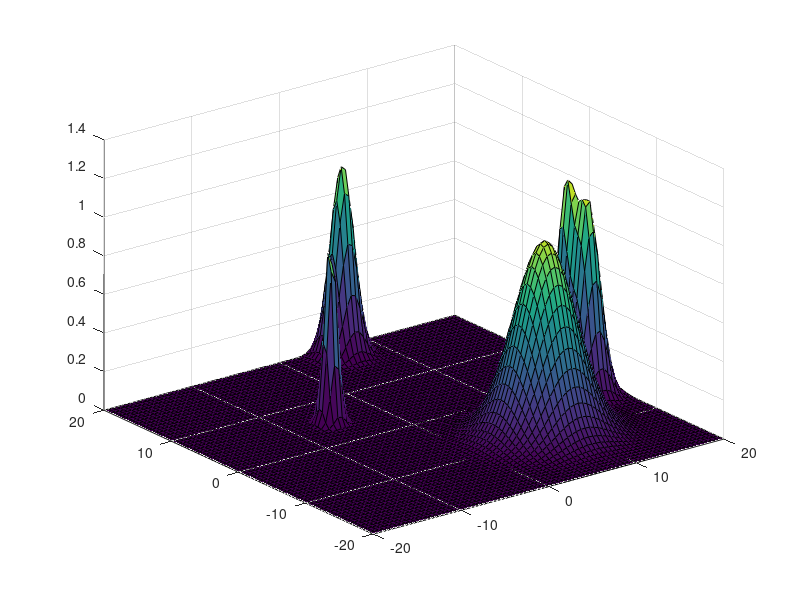
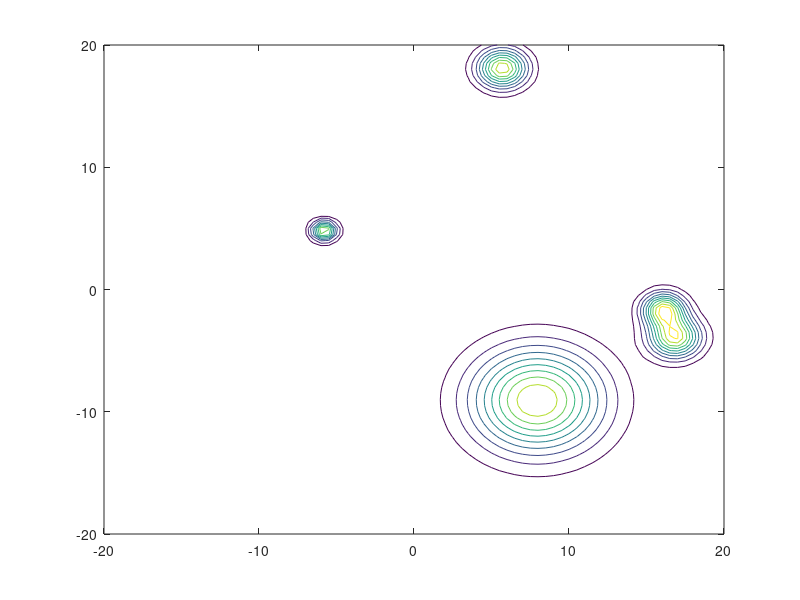

Reproduce these figures in MATLAB, in order. (Note: this script raises an error after producing the figures.)
clc 
clear all

XMin = -20;
XMax = 20;
YMin = -20;
YMax = 20;
addpath('Reference/c2xyz/');
addpath('Reference/export/');

%% Random Radial Basis functions in space 
disp('3D case with random path - 10 rbf:');
N = 5 % number of random functions
stepMesh = 0.5;
Z = zeros((XMax-XMin)/stepMesh+1,(XMax-XMin)/stepMesh+1);
[X,Y] = meshgrid(XMin:stepMesh:XMax);
% random variance in [a;b] = [0.3;1.5]
variances = 0.5 + (1.5-0.3).*rand(N,1);
% random amplitude [0.1;1]
amplitudes = 0.7 + (1-0.1).*rand(N,1);
% Random Xcenters in [-XMin;xMax]
Xcenters = XMin+ (XMax-XMin).*rand(N,1);
Ycenters = YMin+ (YMax-YMin).*rand(N,1);

esp=zeros(N,1);
esp=1./(2*(variances).^2);
for i=1:1:N
    disp('step:')
    disp(i)
    Xci=Xcenters(i,1)*ones((XMax-XMin)/stepMesh+1,((XMax-XMin)/stepMesh+1)*2);
    Yci=Ycenters(i,1)*ones((YMax-YMin)/stepMesh+1,((YMax-YMin)/stepMesh+1)*2);
    disp('Radial Basis Function: [amplitude,variance,center]');
    disp(amplitudes(i,1))
    disp(variances(i,1))
    disp(Xcenters(i,1))
    disp(Ycenters(i,1))
    Z = Z + 1*exp(-((X-Xci(:,1:((XMax-XMin)/stepMesh+1))).^2+(Y-Yci(:,((XMax-XMin)/stepMesh+2):((YMax-YMin)/stepMesh+1)*2)).^2)*esp(i,1).^2);
end
figure(1);
surf(X,Y,Z)

%% Analyze data -  Post elaboration 
% Contour[Required]

figure(2)
cl = contour(X,Y,Z);
[x1,y1,z1] = C2xyz(cl);

%% isaolate regions of interest
% Same ad the commented code above + more options
figure(3)
hold on; % Allows plotting atop the preexisting peaks plot. 
threshold = 0.8;
sector.numberOfZones = 1;
% analyze all the level curves
for n = find(z1==threshold); 
   %n
   %xTh(1,n) = x1{n};
   %yTh(1,n) = y1{n};
   hold on;
   plot(x1{n},y1{n},'k-','linewidth',3);
   sector.zones(sector.numberOfZones).x(1,1:size(x1{n},2)) = x1{n}(1,:);
   sector.zones(sector.numberOfZones).y(1,1:size(x1{n},2)) = y1{n}(1,:);
   sector.numberOfZones = sector.numberOfZones + 1;
end
title('Contours of interest');
hold off
disp('Number of zones founded:');
disp(sector.numberOfZones);


%% Convert to BW

%Remove frames
set(gca, 'visible', 'off')
set(gcf, 'color', 'w');

%%// Get the figure as a uint8 variable
im = export_fig;

%//  Output binary image
BW = ~im2bw(uint8(255.*im2double(im)),0.99);

%%// Remove
BW = bwmorph(BW,'skel',Inf);
figure(4);
imshow(BW)
title('BW sectors');
% Save it
saveas(4, 'sectors1', 'png');

%% Centroids

stats = regionprops(BW,'Centroid','MajorAxisLength','MinorAxisLength',...
    'Orientation','Eccentricity','Extrema','BoundingBox','ConvexArea',...
    'ConvexHull','ConvexImage')

% Plot centroids in negative image
centroids = cat(1, stats.Centroid);
imshow(BW)
hold on
plot(centroids(:,1),centroids(:,2), 'b*')
hold off

% Plot centroids in convex sectors
h = figure(5)
CH_objects = bwconvhull(BW,'objects',8);
imshow(CH_objects);
hold on
plot(centroids(:,1),centroids(:,2), 'b*')
hold off
title('Objects Convex Hull + centroids');
    
% Plot elliptic approximation

%imshow(BW)
hold on

phi = linspace(0,2*pi,50);
cosphi = cos(phi);
sinphi = sin(phi);

for k = 1:length(stats)
    xbar = stats(k).Centroid(1);
    ybar = stats(k).Centroid(2);

    a = stats(k).MajorAxisLength/2;
    b = stats(k).MinorAxisLength/2;

    theta = pi*stats(k).Orientation/180;
    R = [ cos(theta)   sin(theta)
         -sin(theta)   cos(theta)];

    xy = [a*cosphi; b*sinphi];
    xy = R*xy;

    x = xy(1,:) + xbar;
    y = xy(2,:) + ybar;

    plot(x,y,'r','LineWidth',2);

end
hold off

% Plot and save extrema
figure(5)
hold on
for secteur = 1:size(stats,1)    
    for i = 1:8
        plot(stats(secteur,1).Extrema(i,1),stats(secteur,1).Extrema(i,2),'gO')
        hold on
    end
    hold on
end

%% Plot bounding box
figure(5)
hold on
for secteur = 1:size(stats,1)    
        rectangle('Position',stats(secteur,1).BoundingBox,'EdgeColor','r','LineWidth',10,'LineStyle','--');
end

%% Plots Global convexHull figure

figure(6)
title('Union Convex Hull');
CH = bwconvhull(BW);
imshow(CH);

%% Scaling sectors up by a factor of K
% 
% k=1
% %figure(9)
% % For each sector
% figure(4)
% for i=1:sector.numberOfZones-1
%     % for each point of the sector
%     for j=1:size(sector.zones(i).x,2)-1        
%         plot(sector.zones(i).x(1,j),sector.zones(i).y(1,j),'-b','LineWidth',3)
%         v=[sector.zones(i).x(1,j) - stats(i).Centroid(1); sector.zones(i).y(1,j) - stats(i).Centroid(2)];
%         sector.zone(i).x(1,j) = sector.zones(i).x(1,j) + k*v(1) ;
%         sector.zone(i).y(1,j) = sector.zones(i).y(1,j) + k*v(2) ;
%         hold on
%         %plot(sector.zone(i).x(1,j),sector.zone(i).y(1,j),'-r','LineWidth',3)
%     end
%     
%     %plot(centroids(i,1),centroids(i,2), 'r*')
%     %hold on
% end
% hold off
%% Calculate sectors

set(0,'CurrentFigure',h);
voronoi(centroids(:,1),centroids(:,2))

%figure(7)
for i=1:sector.numberOfZones-1
    %i
    for j=1:size(sector.zones(i).x,2)-1
        %hold on
        %plot(sector.zone(i).x(1,j),sector.zone(i).y(1,j),'--rs')
        %hold on
        %plot(stats(i).Centroid(1),stats(i).Centroid(2),'+','LineWidth',4)
    end
end
